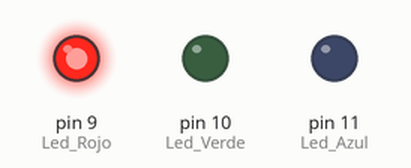
This sketch was run on a simulated Arduino Uno, built with avr-gcc and run on an emulated ATmega328P. Shown: output pins drawn as LEDs (lit = HIGH).

Above: at 1.5 s.
At 4.5 s:
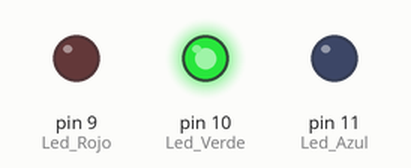
At 7.5 s:
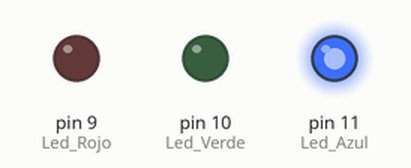
Timing chart, 0 to 11.7 s (numbered marks = the images above):
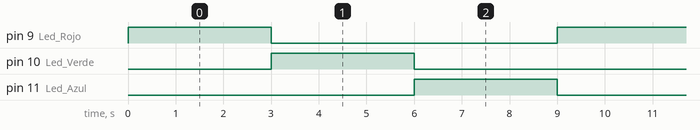

The sketch:

KY-016.ino
```cpp
int Led_Rojo = 9;
int Led_Verde = 10;
int Led_Azul = 11;
void setup()
{
  pinMode(Led_Rojo, OUTPUT);
  pinMode(Led_Verde, OUTPUT);
  pinMode(Led_Azul, OUTPUT);
}
void loop(){
  digitalWrite(Led_Rojo, HIGH);
  digitalWrite(Led_Verde, LOW);
  digitalWrite(Led_Azul, LOW);
  delay(3000);

  digitalWrite(Led_Rojo, LOW);
  digitalWrite(Led_Verde, HIGH);
  digitalWrite(Led_Azul, LOW);
  delay(3000);

  digitalWrite(Led_Rojo, LOW);
  digitalWrite(Led_Verde, LOW);
  digitalWrite(Led_Azul, HIGH);
  delay(3000);
}
```

Measured:
- by itself, pin 9 (Led_Rojo), pin 10 (Led_Verde), pin 11 (Led_Azul): alternates HIGH for 3.0 s and LOW for 6.0 s
- by itself, everything shown: repeats every 9.0 s, in 3 steps
